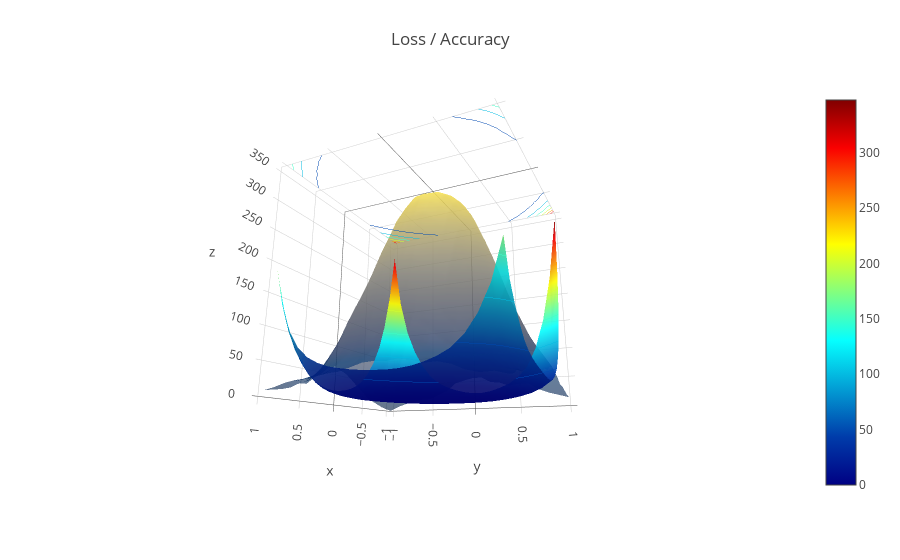
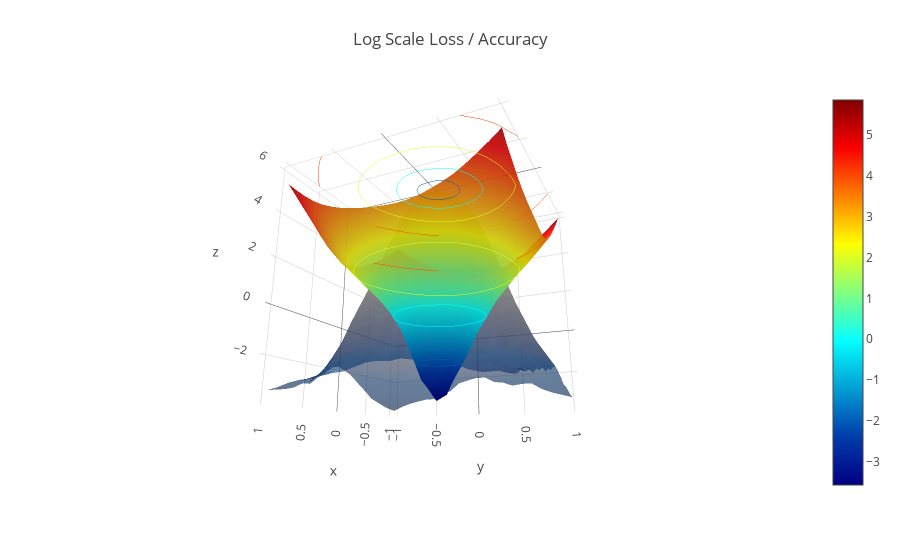

Source (notebook cell) for these figures, in order:
### Code cell
# plot loss landscape
a_acc_list_1  = np.load('./a/a_acc_list_1.npy')
a_loss_list_1 = np.load('./a/a_loss_list_1.npy')
create_viz(a_loss_list_1,a_acc_list_1)

### Figure 1 — Plotly figure (JSON) as saved in the notebook; plotly's stock layout.template omitted (floating-point values rounded to 4 significant figures; data arrays with more than 128 entries replaced by an {"elided": "..."} marker saying what was removed)
{"data": [{"colorscale": "Cividis", "opacity": 0.6, "showscale": false, "type": "surface", "uid": "97dc0900-b131-45e7-898c-9e6014bcc8b8", "x": {"elided": "21x21 float values"}, "y": {"elided": "21x21 float values"}, "z": {"elided": "21x21 float values"}}, {"colorscale": "Jet", "contours": {"z": {"project": {"z": true}, "show": true, "usecolormap": true}}, "opacity": 0.9, "type": "surface", "uid": "d0013b12-6f4c-4fb8-b362-62fca3baed70", "x": {"elided": "21x21 float values"}, "y": {"elided": "21x21 float values"}, "z": {"elided": "21x21 float values"}}], "layout": {"autosize": true, "margin": {"b": 65, "l": 65, "r": 50, "t": 90}, "scene": {"camera": {"eye": {"x": 1.87, "y": 0.88, "z": -0.64}}}, "title": "Loss / Accuracy"}}

### Figure 2 — Plotly figure (JSON) as saved in the notebook; plotly's stock layout.template omitted (floating-point values rounded to 4 significant figures; data arrays with more than 128 entries replaced by an {"elided": "..."} marker saying what was removed)
{"data": [{"colorscale": "Cividis", "opacity": 0.6, "showscale": false, "type": "surface", "uid": "c2232185-ce1e-460e-b041-cbac017de84f", "x": {"elided": "21x21 float values"}, "y": {"elided": "21x21 float values"}, "z": {"elided": "21x21 float values"}}, {"colorscale": "Jet", "contours": {"z": {"project": {"z": true}, "show": true, "usecolormap": true}}, "opacity": 0.9, "type": "surface", "uid": "de2685cf-2484-45d5-b44b-308dfba10198", "x": {"elided": "21x21 float values"}, "y": {"elided": "21x21 float values"}, "z": {"elided": "21x21 float values"}}], "layout": {"autosize": true, "margin": {"b": 65, "l": 65, "r": 50, "t": 90}, "scene": {"camera": {"eye": {"x": 1.87, "y": 0.88, "z": -0.64}}}, "title": "Log Scale Loss / Accuracy"}}
